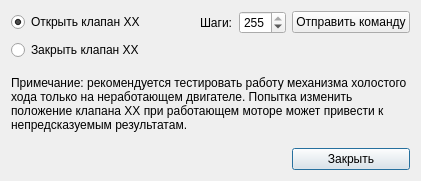
<?xml version="1.0" encoding="UTF-8"?>
<ui version="4.0">
 <class>IdleAirControlDialog</class>
 <widget class="QDialog" name="IdleAirControlDialog">
  <property name="geometry">
   <rect>
    <x>0</x>
    <y>0</y>
    <width>421</width>
    <height>181</height>
   </rect>
  </property>
  <property name="windowTitle">
   <string>Регулировка ХХ</string>
  </property>
  <layout class="QGridLayout" name="gridLayout">
   <item row="0" column="0" colspan="3">
    <widget class="QRadioButton" name="m_openValveButton">
     <property name="text">
      <string>Открыть клапан ХХ</string>
     </property>
     <property name="checked">
      <bool>true</bool>
     </property>
    </widget>
   </item>
   <item row="1" column="0">
    <widget class="QRadioButton" name="m_closeValveButton">
     <property name="text">
      <string>Закрыть клапан ХХ</string>
     </property>
    </widget>
   </item>
   <item row="0" column="4">
    <widget class="QSpinBox" name="m_stepCountBox">
     <property name="frame">
      <bool>true</bool>
     </property>
     <property name="maximum">
      <number>255</number>
     </property>
     <property name="value">
      <number>255</number>
     </property>
    </widget>
   </item>
   <item row="3" column="5">
    <widget class="QPushButton" name="m_closeButton">
     <property name="text">
      <string>Закрыть</string>
     </property>
    </widget>
   </item>
   <item row="0" column="3">
    <widget class="QLabel" name="m_stepCountLabel">
     <property name="text">
      <string>Шаги:</string>
     </property>
    </widget>
   </item>
   <item row="0" column="5">
    <widget class="QPushButton" name="m_sendCommandButton">
     <property name="text">
      <string>Отправить команду</string>
     </property>
    </widget>
   </item>
   <item row="2" column="0" colspan="6">
    <widget class="QLabel" name="m_noticeLabel">
     <property name="text">
      <string>Примечание: рекомендуется тестировать работу механизма холостого хода только на неработающем двигателе. Попытка изменить положение клапана ХХ при работающем моторе может привести к непредсказуемым результатам.</string>
     </property>
     <property name="wordWrap">
      <bool>true</bool>
     </property>
    </widget>
   </item>
  </layout>
 </widget>
 <resources/>
 <connections/>
</ui>
